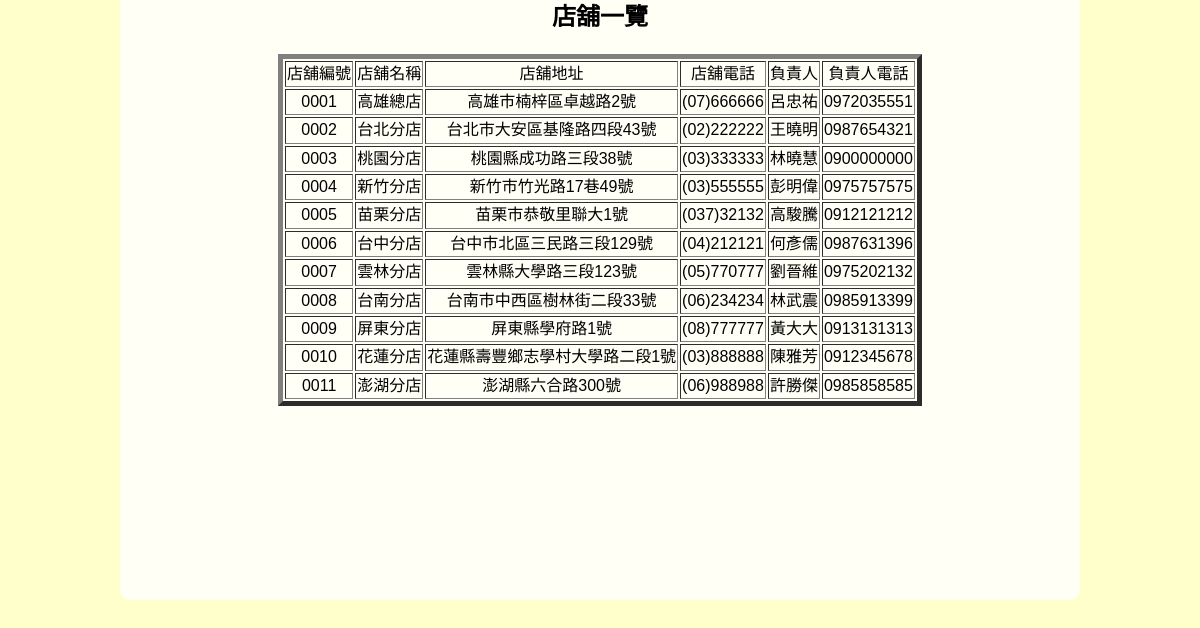
/cookiestore/storeSearch.php, run on the app's committed database.
### tables this page shows
CREATE TABLE `store` (
  `store_no` int(4) unsigned zerofill NOT NULL AUTO_INCREMENT COMMENT '店鋪編號',
  `store_name` varchar(10) NOT NULL COMMENT '店鋪名稱',
  `store_add` text NOT NULL COMMENT '店鋪地址',
  `store_phone` char(10) NOT NULL COMMENT '店鋪電話',
  `manager` varchar(10) NOT NULL COMMENT '負責人',
  `manager_phone` char(10) NOT NULL COMMENT '負責人電話',
  PRIMARY KEY (`store_no`),
  UNIQUE KEY `store_phone` (`store_phone`),
  UNIQUE KEY `manager_phone` (`manager_phone`),
  UNIQUE KEY `store_name` (`store_name`)
);

### cookiestore/storeSearch.php (the view, shortened to what this page needs)
<!DOCTYPE html PUBLIC "-//W3C//DTD XHTML 1.0 Transitional//EN" "http://www.w3.org/TR/xhtml1/DTD/xhtml1-transitional.dtd">
<html xmlns="http://www.w3.org/1999/xhtml">
<head>
<link rel="stylesheet" type="text/css" href="css/style.css" />
</head>
<body>
<?php
  $sql = "SELECT * FROM store ";
  $result = mysql_query($sql);
  $sn_index=mysql_num_rows($result);
  for($index=0;$index<$sn_index;$index++){
	  $arr[$index]=mysql_fetch_array($result);
  };
?>
<div class="container clearfix">
  <div  class="content clearfix" >
  	<h2 align="center">店舖一覽</h2>
	  <table align="center" border="5">
        <tr align="center">
          <td>店舖編號</td>
          <td>店舖名稱</td>
          <td>店舖地址</td>
          <td>店舖電話</td>
          <td>負責人</td>
          <td>負責人電話</td>
        </tr>
	<?php
    for ($index=0 ; $index < $sn_index ; $index++){
    ?>
        <tr align="center">
          <td><?php echo $arr[$index]['store_no']?></td>
          <td><?php echo $arr[$index]['store_name']?></td>
          <td><?php echo $arr[$index]['store_add']?></td>
          <td><?php echo $arr[$index]['store_phone']?></td>
          <td><?php echo $arr[$index]['manager']?></td>
          <td><?php echo $arr[$index]['manager_phone']?></td>
        </tr>
    <?php };?>
    </table>
  </div>
</div>
</body>
</html>

### cookiestore/css/style.css (style rules this page uses)
body { font: 100%/1.4 Verdana, Arial, Helvetica, sans-serif; background-color: #FFF; margin: 0; padding: 0; color: #000; background-color:rgba(255,255,204,1) }
h1, h2, h3, h4, h5, h6, p { margin-top: 0; padding-right: 15px; padding-left: 15px; }
.container { position: relative; width: 960px; min-height:600px; background-color: rgba(255,255,255,0.8); margin: 0 auto; border-bottom-left-radius:10px; border-bottom-right-radius:10px; }
.content { margin-bottom:30px; min-height:500px; }
.clearfix:after { content: "."; display: block; height: 0; clear: both; visibility: hidden; }

### data on the page
store: store_no "0001", store_name "高雄總店", store_add "高雄市楠梓區卓越路2號", store_phone "(07)666666", manager "呂忠祐", manager_phone "0972035551"
store: store_no "0002", store_name "台北分店", store_add "台北市大安區基隆路四段43號", store_phone "(02)222222", manager "王曉明", manager_phone "0987654321"
store: store_no "0003", store_name "桃園分店", store_add "桃園縣成功路三段38號", store_phone "(03)333333", manager "林曉慧", manager_phone "0900000000"
store: store_no "0004", store_name "新竹分店", store_add "新竹市竹光路17巷49號", store_phone "(03)555555", manager "彭明偉", manager_phone "0975757575"
store: store_no "0005", store_name "苗栗分店", store_add "苗栗市恭敬里聯大1號", store_phone "(037)32132", manager "高駿騰", manager_phone "0912121212"
store: store_no "0006", store_name "台中分店", store_add "台中市北區三民路三段129號", store_phone "(04)212121", manager "何彥儒", manager_phone "0987631396"
store: store_no "0007", store_name "雲林分店", store_add "雲林縣大學路三段123號", store_phone "(05)770777", manager "劉晉維", manager_phone "0975202132"
store: store_no "0008", store_name "台南分店", store_add "台南市中西區樹林街二段33號", store_phone "(06)234234", manager "林武震", manager_phone "0985913399"
store: store_no "0009", store_name "屏東分店", store_add "屏東縣學府路1號", store_phone "(08)777777", manager "黃大大", manager_phone "0913131313"
store: store_no "0010", store_name "花蓮分店", store_add "花蓮縣壽豐鄉志學村大學路二段1號", store_phone "(03)888888", manager "陳雅芳", manager_phone "0912345678"
store: store_no "0011", store_name "澎湖分店", store_add "澎湖縣六合路300號", store_phone "(06)988988", manager "許勝傑", manager_phone "0985858585"
